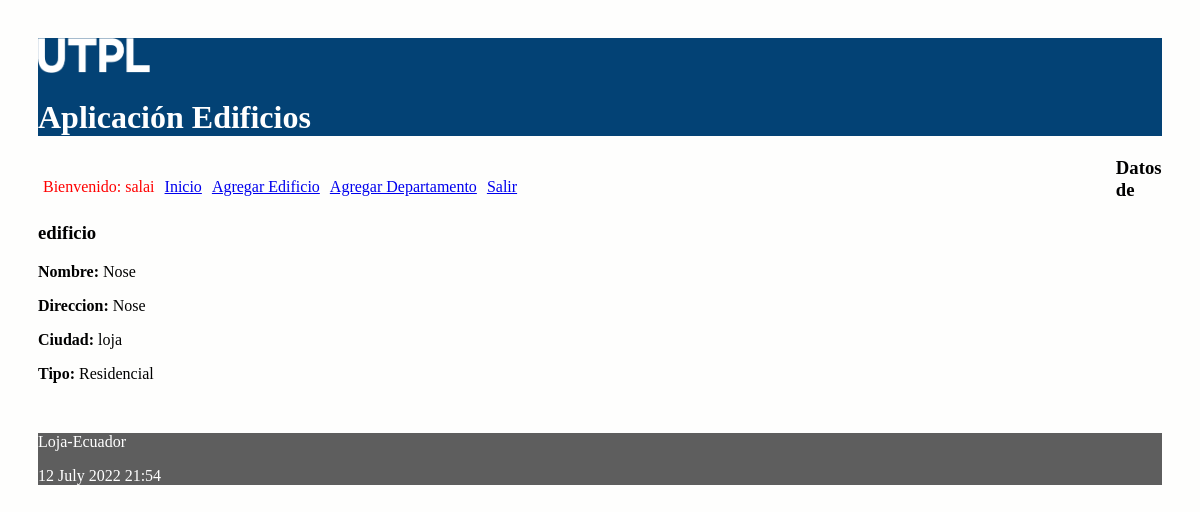
Screenshot of /edificio/1 (signed in) with the database file from the repository.
### administrativo/models.py (models this page shows, shortened)
class Edificio(models.Model):
    nombre = models.CharField(max_length=30)
    direccion = models.CharField(max_length=30)
    ciudad = models.CharField(max_length=30)
    tipo_opciones = (('Residencial', 'Residencial'),
                ('Comercial','Comercial'))
    tipo = models.CharField(max_length=30 ,choices=tipo_opciones)

### administrativo/views.py (the view)
# urls.py: path('edificio/<int:id>', views.obtener_edificio,
@login_required(login_url='/entrando/login/')
def obtener_edificio(request, id):
    edificios = Edificio.objects.get(pk=id)
    informacion_template = {'edificio':edificios}
    return render(request, 'obtener_edificio.html', informacion_template)

### administrativo/templates/obtener_edificio.html
{% extends "master.html" %}
{% block content %}
<h3>Datos de edificio</h3>
<p><b>Nombre: </b>{{edificio.nombre}}</p>
<p><b>Direccion: </b>{{edificio.direccion}}</p>
<p><b>Ciudad: </b>{{edificio.ciudad}}</p>
<p><b>Tipo: </b>{{edificio.tipo}}</p>
<br/>
{% endblock %}

### administrativo/templates/master.html (shortened to what this page needs)
<!DOCTYPE html>
<html>
  <head>
    {% load static %}
    <link rel="stylesheet" type="text/css" href="{% static 'css/estilos.css' %}">
    <link rel="stylesheet" type="text/css" href="https://cdn.datatables.net/1.10.25/css/jquery.dataTables.min.css">
  </head>
  <body>
  <header>
    <img src="{% static 'images/logo.png' %}" height="10%" width="10%" alt="My image">
    <h1>Aplicación Edificios</h1>
    <nav class="top_menu">
      <ul>
        {% if user.is_authenticated %}
          <li> <span class="nombre_usuario"> Bienvenido: {{user.username}} </span></li>
        {% endif %}
        <li><a href="{% url 'index' %}">Inicio</a></li>
        <li><a href="{% url 'crear_edificio' %}">Agregar Edificio</a></li>
        <li><a href="{% url 'crear_departamento' %}">Agregar Departamento</a></li>
        {% if user.is_authenticated %}
        <li><a href="{% url 'logout_view' %}">Salir</a></li>
        {% else %}
        <li>[<a href="{% url 'login' %}">Ingresar</a>]</li>
       {% endif %}
      </ul>
    </nav>
  </header>
  <section>
      {% block content %}
      {% endblock %}
  </section>
  <footer>
    <p>Loja-Ecuador</p>
    <p>{% now "j F Y H:i" %}</p>
  </footer>
  </body>
</html>

### administrativo/static/css/estilos.css (style rules this page uses)
body { background: #FEFEFD; padding: 30px; }
header { background: #034275; color: #FFF; }
section { width: 100%; }
.nombre_usuario { color: red; }
.top_menu ul { list-style:none; float:left; padding: 5px; width:95%; }
.top_menu ul li { float:left; margin-right:10px; margin-bottom:5px; text: #FFF; }
footer { background: #5E5E5E; color: #FFF; }

### rows the page displays
Edificio: nombre "Nose", direccion "Nose", ciudad "loja", tipo "Residencial"

### other values shown
{{ user.username }} "salai"
